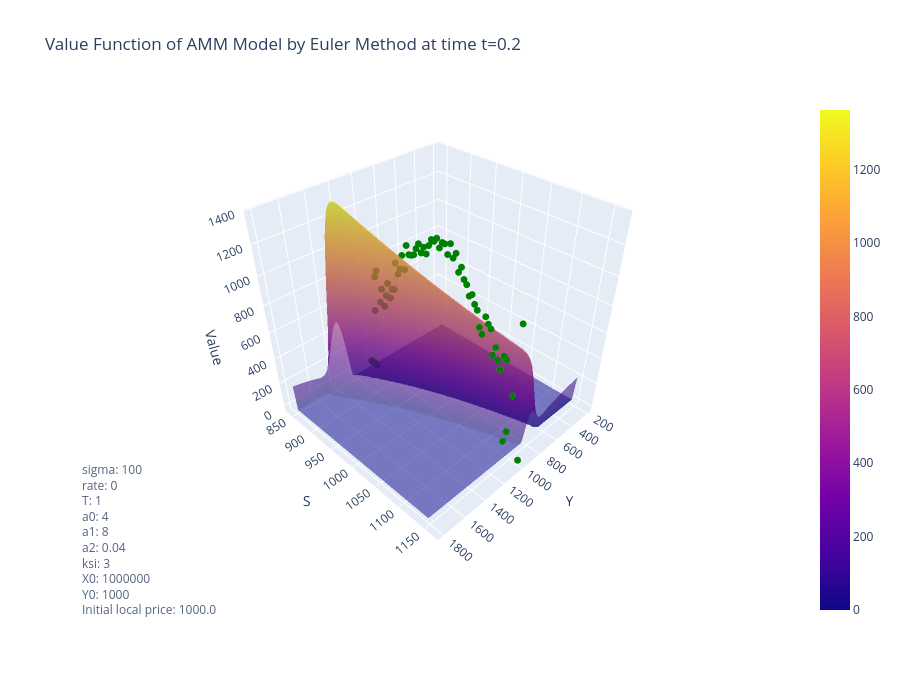

The code cell stored with this chart in its notebook:
### Markdown cell above
## Longstaff-Schwartz vs Euler

### Code cell
t = 0.2*input_params['T']
dt = input_params['T']/params_grid['n_steps']

fig = go.Figure()

# Plot the entire surface as dots
z = value_function_euler[int(t/dt), :, :]
jumps, space = np.meshgrid(res_euler['external_mid_price_S'], res_euler['jumps_grid'])
fig.add_trace(go.Surface(
   x=jumps,
   y=space,
   z=z,
   opacity=0.55
))

# Add the LS line slice to the plot
df_ = pd.DataFrame({'external_mid_price_S':5*np.round(external_mid_price_S_LS[:, int(t/dt)]/5), 
                   'value_function':value_function_LS[:, int(t/dt)]})
groupby_df = df_.groupby('external_mid_price_S').mean().reset_index()
print(df_.groupby('external_mid_price_S').count().reset_index())
y = groupby_df['external_mid_price_S'].to_numpy()
z = groupby_df['value_function'].to_numpy()
fig.add_trace(go.Scatter3d(
    x=[input_params['Y0']] * len(external_mid_price_S_LS),
    y=y, #external_mid_price_S_LS[:, int(t/dt)],  # Use the external mid price at the specified time slice
    z=z, #value_function_LS[:, int(t/dt)],  # Use the value function at the specified time slice
    mode='markers',
    marker=dict(color='green', size=4),
    name='LS Line Slice'
))

# Update layout for the 3D plot
fig.update_layout(
    width=900,
    height=700,
    scene=dict(
        xaxis_title='Y',
        yaxis_title='S',
        zaxis_title='Value',
    ),
    scene_camera=dict(
    eye=dict(x=1.5, y=1.5, z=1.5),
    center=dict(x=0, y=0, z=-0.2) 
    ),
    title = f'Value Function of AMM Model by Euler Method at time t={round(t,3)}',
)

params_text = (
    f"sigma: {input_params['sigma']}<br>"
    f"rate: {input_params['rate']}<br>"
    f"T: {input_params['T']}<br>"
    f"a0: {input_params['a0']}<br>"
    f"a1: {input_params['a1']}<br>"
    f"a2: {input_params['a2']}<br>"
    f"ksi: {input_params['ksi']}<br>"
    f"X0: {input_params['X0']}<br>"
    f"Y0: {input_params['Y0']}<br>"
    f"Initial local price: {input_params['X0']/input_params['Y0']}<br>"
)

fig.add_annotation(
    text=params_text,
    xref="paper", yref="paper",
    align="left",
    showarrow=False,
    x=0, y=0,                       
    font=dict(size=12),
    opacity=0.8
)

### Figure 1 — Plotly figure (JSON) as saved in the notebook; plotly's stock layout.template omitted (floating-point values rounded to 4 significant figures; data arrays with more than 128 entries replaced by an {"elided": "..."} marker saying what was removed)
{"data": [{"opacity": 0.55, "type": "surface", "x": {"elided": "100x161 float values"}, "y": {"elided": "100x161 int values"}, "z": {"elided": "100x161 float values"}}, {"marker": {"color": "green", "size": 4}, "mode": "markers", "name": "LS Line Slice", "type": "scatter3d", "x": {"elided": "10000 int values"}, "y": [840.0, 845.0, 850.0, 855.0, 860.0, 865.0, 870.0, 875.0, 880.0, 885.0, 890.0, 895.0, 900.0, 905.0, 910.0, 915.0, 920.0, 925.0, 930.0, 935.0, 940.0, 945.0, 950.0, 955.0, 960.0, 965.0, 970.0, 975.0, 980.0, 985.0, 990.0, 995.0, 1000.0, 1005.0, 1010.0, 1015.0, 1020.0, 1025.0, 1030.0, 1035.0, 1040.0, 1045.0, 1050.0, 1055.0, 1060.0, 1065.0, 1070.0, 1075.0, 1080.0, 1085.0, 1090.0, 1095.0, 1100.0, 1105.0, 1110.0, 1115.0, 1120.0, 1125.0, 1130.0, 1135.0, 1140.0, 1145.0, 1150.0, 1165.0], "z": [0.0, 0.0, 0.0, 0.0, 480.4, 749.5, 802.8, 576.2, 685.2, 563.2, 655.9, 755.5, 656.4, 731.2, 738.6, 935.9, 867.7, 912.2, 1013.0, 925.2, 1095.0, 1043.0, 1048.0, 1059.0, 1107.0, 1146.0, 1096.0, 1140.0, 1105.0, 1167.0, 1211.0, 1209.0, 1235.0, 1184.0, 1225.0, 1225.0, 1168.0, 1242.0, 1163.0, 1200.0, 1092.0, 1132.0, 1064.0, 1041.0, 977.3, 996.6, 942.9, 914.2, 809.4, 772.4, 901.5, 863.0, 840.7, 670.9, 736.1, 658.2, 602.4, 710.6, 693.9, 71.21, 169.5, 470.5, 980.3, 0.0]}], "layout": {"annotations": [{"align": "left", "font": {"size": 12}, "opacity": 0.8, "showarrow": false, "text": "sigma: 100<br>rate: 0<br>T: 1<br>a0: 4<br>a1: 8<br>a2: 0.04<br>ksi: 3<br>X0: 1000000<br>Y0: 1000<br>Initial local price: 1000.0<br>", "x": 0, "xref": "paper", "y": 0, "yref": "paper"}], "height": 700, "scene": {"camera": {"center": {"x": 0, "y": 0, "z": -0.2}, "eye": {"x": 1.5, "y": 1.5, "z": 1.5}}, "xaxis": {"title": {"text": "Y"}}, "yaxis": {"title": {"text": "S"}}, "zaxis": {"title": {"text": "Value"}}}, "title": {"text": "Value Function of AMM Model by Euler Method at time t=0.2"}, "width": 900}}
